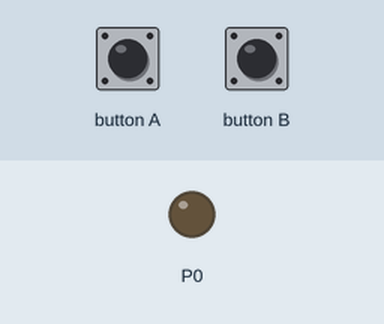
This program was run on a simulated BBC micro:bit (MakeCode). Parts: output pins drawn as LEDs (lit = HIGH). Inputs (shaded band) come from the test bench.

Above: at 1.2 s.
1.3 s: button A pressed for 0.15 s
At 1.8 s:
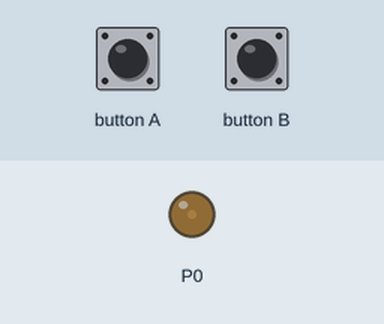
2.9 s: button B pressed for 0.15 s
At 4.2 s:
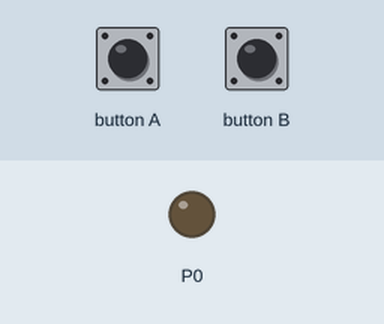
4.5 s: button A pressed 5 times (0.12 s each, 0.3 s apart)
At 6.2 s:
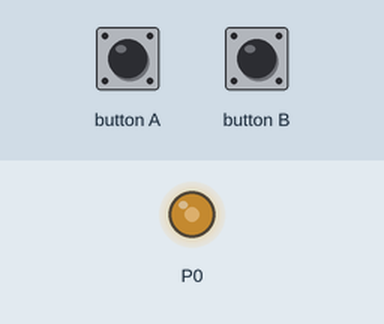
7.5 s: button A pressed for 0.15 s
At 8.8 s:
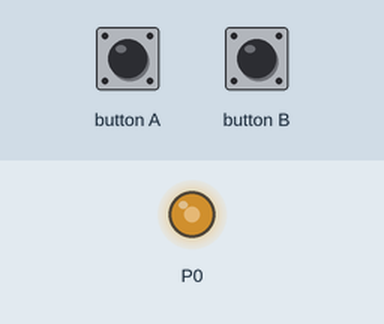
9.1 s: button A pressed 2 times (0.12 s each, 0.3 s apart)
At 10.3 s:
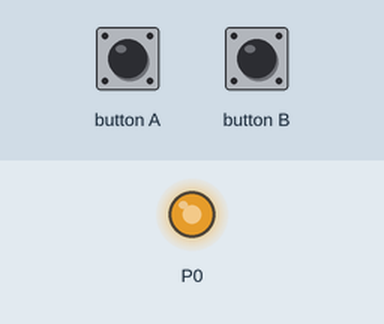
Timing chart, 0 to 12.1 s (numbered marks = the images above; inputs shaded):
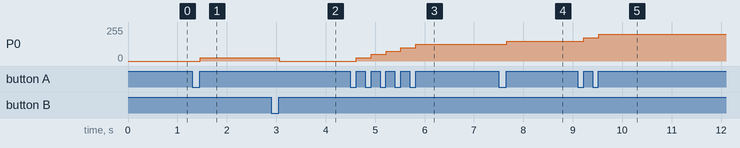

Measured:
- after the input at 1.3 s, P0: 0/255 → 25/255 after 0.16 s
- after the input at 2.9 s, P0: 25/255 → 0/255 after 0.16 s
- after the input at 4.5 s, P0: moves from 0/255 to 125/255 over 1.2 s, starting after 0.12 s
- after the input at 7.5 s, P0: 125/255 → 150/255 after 0.16 s
- after the input at 9.1 s, P0: 150/255 → 174/255 after 0.12 s, → 199/255 0.30 s later

The program:

main.ts
```typescript
input.onButtonPressed(Button.A, function () {
    Intensidad += 100
    if (Intensidad > 1000) {
        Intensidad = 1000
    }
})
input.onButtonPressed(Button.B, function () {
    Intensidad += -100
    if (Intensidad < 0) {
        Intensidad = 0
    }
})
let Intensidad = 0
Intensidad = 0
basic.forever(function () {
    pins.analogWritePin(AnalogPin.P0, Intensidad)
})
```

test.ts
```typescript
// aquí va el archivo "tests"; esto no se compilará cuando este paquete se utilice como una extensión.
```
